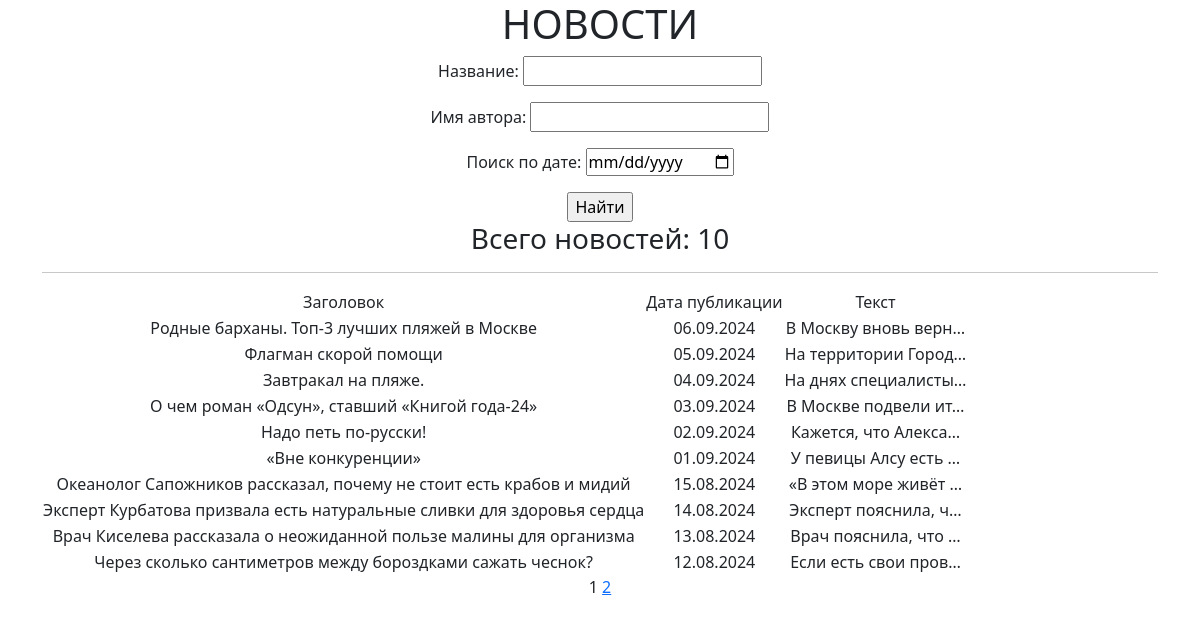
The page / on the database its author committed.
### posts/models.py (models this page shows, shortened)
class Post(models.Model):
    post = 'post'
    news = 'news'
    TYPES = [
        (post, 'Статья'),
        (news, 'Новость'),
    ]
    title = models.CharField(max_length=255)
    article_text = models.TextField(default="Новость дня")
    rating = models.IntegerField(default=0)
    type = models.CharField(max_length=4, choices=TYPES, default=news)
    time_create = models.DateTimeField(auto_now_add=True)
    author = models.ForeignKey(Author, on_delete=models.CASCADE)
    category = models.ManyToManyField(Category, through='PostCategory')

### posts/views.py (the view)
# urls.py: path('', PostList.as_view(), name='post_list'),
class PostList(ListView):
    model = Post
    ordering = '-time_create'
    template_name = 'posts.html'
    context_object_name = 'posts'
    paginate_by = 10
    def get_queryset(self):
        queryset = super().get_queryset()
        self.filterset = PostFilter(self.request.GET, queryset)
        return self.filterset.qs
    def get_context_data(self, **kwargs):
        context = super().get_context_data(**kwargs)
        context['filterset'] = self.filterset
        return context

### posts/templatetags/custom_filters.py (called while the page is built)
def get_new_value(some_line):
    new_line = some_line
    forbidden_words = get_prepare_forbidden_words()
    words = get_words_for_check(some_line)
    words_to_replace = []
    for w in forbidden_words:
        if w[0] in words:
            words_to_replace.append(w)
    for w in words_to_replace:
        if w[0] in new_line:
            new_line = new_line.replace(w[0], w[1])
    return new_line

def get_words_for_check(some_line):
    words = []
    words_split = re.split(",|;| |!|-", some_line)
    for word in words_split:
        if word == '':
            continue
        if word not in words:
            words.append(word)
    return words

def get_prepare_forbidden_words():
    prepare_forbidden_words = []
    for word in FORBIDDEN_WORDS:
        replaced = word[0] + '*' * (len(word) - 1)
        prepare_forbidden_words.append((word, replaced))
        word_cap = word.capitalize()
        replaced = word_cap[0] + '*' * (len(word) - 1)
        prepare_forbidden_words.append((word_cap, replaced))
    return prepare_forbidden_words

@register.filter()
def censor(value):
    new_line = get_new_value(value)
    return new_line

### posts/templatetags/custom_tags.py (called while the page is built)
@register.simple_tag(takes_context=True)
def url_replace(context, **kwargs):
    d = context['request'].GET.copy()
    for k, v in kwargs.items():
        d[k] = v
    return d.urlencode()

### templates/posts.html (shortened to what this page needs)
{% extends 'flatpages/default.html' %}
{% load custom_filters %}!
{% load custom_tags %}
{% block content %}
    <h1>НОВОСТИ</h1>
    <form action="" method="get">
        {{ filterset.form.as_p }}
        <input type="submit" value="Найти"/>
    </form>
    <h3>Всего новостей: {{ posts|length }}</h3>
    <hr>
    {% if posts %}
        <table>
            <tr>
                <td>Заголовок</td>
                <td>Дата публикации</td>
                <td>Текст</td>
            </tr>
            {% for post in posts %}
                <tr>
                    <td>{{ post.title|censor }}</td>
                    <td>{{ post.time_create|date:'d.m.Y' }}</td>
                    <td>{{ post.article_text|truncatechars:20|censor }}</td>
                </tr>
            {% endfor %}
        </table>
    {% else %}
        <h2>Постов нет!</h2>
    {% endif %}
    {{ page_obj.number }}
    {% if page_obj.has_next %}
        <a href="?{% url_replace page=page_obj.next_page_number %}">{{ page_obj.next_page_number }}</a>
    {% endif %}
{% endblock content %}

### templates/flatpages/default.html (shortened to what this page needs)
<!DOCTYPE html>
<html lang="en">
    <head>
        {% load static %}
        <link href="{% static 'css/styles.css' %}" rel="stylesheet" />
    </head>
    <body>
        <div class="container">
            <div class="row">
                <div class="col-lg-12 text-center">
                    {% block content %}
                    {% endblock content %}
                </div>
            </div>
        </div>
    </body>
</html>

### rows shown on the page
Post: title|censor "Родные барханы. Топ-3 лучших пляжей в Москве", time_create "06.09.2024", article_text|censor "В Москву вновь верн…"
Post: title|censor "Флагман скорой помощи", time_create "05.09.2024", article_text|censor "На территории Город…"
Post: title|censor "Завтракал на пляже.", time_create "04.09.2024", article_text|censor "На днях специалисты…"
Post: title|censor "О чем роман «Одсун», ставший «Книгой года-24»", time_create "03.09.2024", article_text|censor "В Москве подвели ит…"
Post: title|censor "Надо петь по-русски!", time_create "02.09.2024", article_text|censor "Кажется, что Алекса…"
Post: title|censor "«Вне конкуренции»", time_create "01.09.2024", article_text|censor "У певицы Алсу есть …"
Post: title|censor "Океанолог Сапожников рассказал, почему не стоит есть крабов и мидий", time_create "15.08.2024", article_text|censor "«В этом море живёт …"
Post: title|censor "Эксперт Курбатова призвала есть натуральные сливки для здоровья сердца", time_create "14.08.2024", article_text|censor "Эксперт пояснила, ч…"
Post: title|censor "Врач Киселева рассказала о неожиданной пользе малины для организма", time_create "13.08.2024", article_text|censor "Врач пояснила, что …"
Post: title|censor "Через сколько сантиметров между бороздками сажать чеснок?", time_create "12.08.2024", article_text|censor "Если есть свои пров…"

### other values the page prints
{{ posts|length }} "10"
{{ page_obj.number }} "1"
{{ page_obj.next_page_number }} "2"
